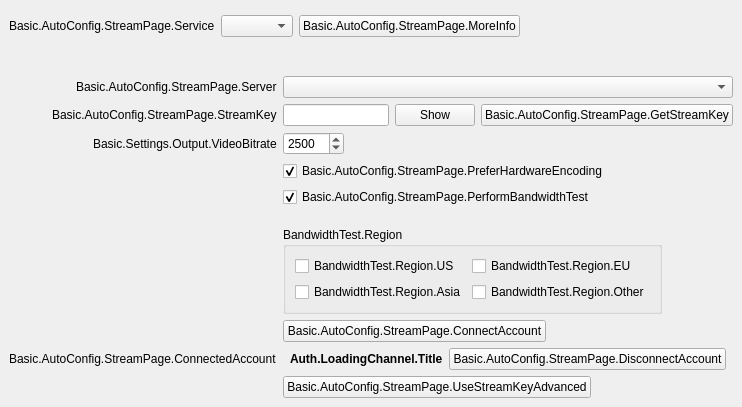
<?xml version="1.0" encoding="UTF-8"?>
<?xml-model href="XML-Schema-Qt5.15.xsd" ?>
<ui version="4.0">
 <class>AutoConfigStreamPage</class>
 <widget class="QWidget" name="AutoConfigStreamPage">
  <property name="geometry">
   <rect>
    <x>0</x>
    <y>0</y>
    <width>692</width>
    <height>407</height>
   </rect>
  </property>
  <property name="windowTitle">
   <string notr="true"/>
  </property>
  <layout class="QVBoxLayout" name="verticalLayout">
   <property name="spacing">
    <number>0</number>
   </property>
   <property name="leftMargin">
    <number>0</number>
   </property>
   <property name="topMargin">
    <number>0</number>
   </property>
   <property name="rightMargin">
    <number>0</number>
   </property>
   <property name="bottomMargin">
    <number>0</number>
   </property>
   <item>
    <widget class="QWidget" name="widget">
     <property name="sizePolicy">
      <sizepolicy hsizetype="Preferred" vsizetype="Maximum">
       <horstretch>0</horstretch>
       <verstretch>0</verstretch>
      </sizepolicy>
     </property>
     <layout class="QFormLayout" name="topLayout">
      <property name="fieldGrowthPolicy">
       <enum>QFormLayout::ExpandingFieldsGrow</enum>
      </property>
      <property name="labelAlignment">
       <set>Qt::AlignRight|Qt::AlignTrailing|Qt::AlignVCenter</set>
      </property>
      <property name="bottomMargin">
       <number>12</number>
      </property>
      <item row="0" column="0">
       <spacer name="horizontalSpacer_6">
        <property name="orientation">
         <enum>Qt::Horizontal</enum>
        </property>
        <property name="sizeType">
         <enum>QSizePolicy::Fixed</enum>
        </property>
        <property name="sizeHint" stdset="0">
         <size>
          <width>87</width>
          <height>0</height>
         </size>
        </property>
       </spacer>
      </item>
      <item row="1" column="0">
       <widget class="QLabel" name="serviceLabel">
        <property name="text">
         <string>Basic.AutoConfig.StreamPage.Service</string>
        </property>
        <property name="buddy">
         <cstring>service</cstring>
        </property>
       </widget>
      </item>
      <item row="1" column="1">
       <widget class="QWidget" name="serviceWidget">
        <layout class="QHBoxLayout" name="serviceWidgetLayout">
         <property name="leftMargin">
          <number>0</number>
         </property>
         <property name="topMargin">
          <number>0</number>
         </property>
         <property name="rightMargin">
          <number>0</number>
         </property>
         <property name="bottomMargin">
          <number>0</number>
         </property>
         <item>
          <widget class="QComboBox" name="service"/>
         </item>
         <item>
          <widget class="UrlPushButton" name="moreInfoButton">
           <property name="text">
            <string>Basic.AutoConfig.StreamPage.MoreInfo</string>
           </property>
          </widget>
         </item>
        </layout>
       </widget>
      </item>
      <item row="2" column="1">
       <spacer name="verticalSpacer">
        <property name="orientation">
         <enum>Qt::Vertical</enum>
        </property>
        <property name="sizeHint" stdset="0">
         <size>
          <width>12</width>
          <height>12</height>
         </size>
        </property>
       </spacer>
      </item>
     </layout>
    </widget>
   </item>
   <item>
    <widget class="QStackedWidget" name="stackedWidget">
     <property name="currentIndex">
      <number>1</number>
     </property>
     <widget class="QWidget" name="loginPage">
      <layout class="QFormLayout" name="loginPageLayout">
       <property name="fieldGrowthPolicy">
        <enum>QFormLayout::ExpandingFieldsGrow</enum>
       </property>
       <property name="labelAlignment">
        <set>Qt::AlignRight|Qt::AlignTrailing|Qt::AlignVCenter</set>
       </property>
       <item row="0" column="0">
        <spacer name="horizontalSpacer_3">
         <property name="orientation">
          <enum>Qt::Horizontal</enum>
         </property>
         <property name="sizeType">
          <enum>QSizePolicy::Fixed</enum>
         </property>
         <property name="sizeHint" stdset="0">
          <size>
           <width>87</width>
           <height>17</height>
          </size>
         </property>
        </spacer>
       </item>
       <item row="0" column="1">
        <layout class="QHBoxLayout" name="horizontalLayout">
         <item>
          <widget class="QPushButton" name="connectAccount">
           <property name="text">
            <string>Basic.AutoConfig.StreamPage.ConnectAccount</string>
           </property>
          </widget>
         </item>
         <item>
          <spacer name="horizontalSpacer_4">
           <property name="orientation">
            <enum>Qt::Horizontal</enum>
           </property>
           <property name="sizeHint" stdset="0">
            <size>
             <width>40</width>
             <height>20</height>
            </size>
           </property>
          </spacer>
         </item>
        </layout>
       </item>
       <item row="1" column="0">
        <spacer name="horizontalSpacer_7">
         <property name="orientation">
          <enum>Qt::Horizontal</enum>
         </property>
         <property name="sizeType">
          <enum>QSizePolicy::Fixed</enum>
         </property>
         <property name="sizeHint" stdset="0">
          <size>
           <width>87</width>
           <height>17</height>
          </size>
         </property>
        </spacer>
       </item>
       <item row="1" column="1">
        <layout class="QHBoxLayout" name="horizontalLayout_5">
         <item>
          <widget class="QPushButton" name="useStreamKey">
           <property name="text">
            <string>Basic.AutoConfig.StreamPage.UseStreamKey</string>
           </property>
          </widget>
         </item>
         <item>
          <spacer name="horizontalSpacer_8">
           <property name="orientation">
            <enum>Qt::Horizontal</enum>
           </property>
           <property name="sizeHint" stdset="0">
            <size>
             <width>40</width>
             <height>20</height>
            </size>
           </property>
          </spacer>
         </item>
        </layout>
       </item>
      </layout>
     </widget>
     <widget class="QWidget" name="streamkeyPage">
      <layout class="QFormLayout" name="streamkeyPageLayout">
       <property name="fieldGrowthPolicy">
        <enum>QFormLayout::ExpandingFieldsGrow</enum>
       </property>
       <property name="labelAlignment">
        <set>Qt::AlignRight|Qt::AlignTrailing|Qt::AlignVCenter</set>
       </property>
       <item row="0" column="0">
        <widget class="QLabel" name="serverLabel">
         <property name="text">
          <string>Basic.AutoConfig.StreamPage.Server</string>
         </property>
        </widget>
       </item>
       <item row="0" column="1">
        <widget class="QStackedWidget" name="serverStackedWidget">
         <property name="currentIndex">
          <number>0</number>
         </property>
         <widget class="QWidget" name="servicePage">
          <layout class="QHBoxLayout" name="horizontalLayout_2">
           <property name="leftMargin">
            <number>0</number>
           </property>
           <property name="topMargin">
            <number>0</number>
           </property>
           <property name="rightMargin">
            <number>0</number>
           </property>
           <property name="bottomMargin">
            <number>0</number>
           </property>
           <item>
            <widget class="QComboBox" name="server"/>
           </item>
          </layout>
         </widget>
         <widget class="QWidget" name="customPage">
          <layout class="QHBoxLayout" name="horizontalLayout_3">
           <property name="leftMargin">
            <number>0</number>
           </property>
           <property name="topMargin">
            <number>0</number>
           </property>
           <property name="rightMargin">
            <number>0</number>
           </property>
           <property name="bottomMargin">
            <number>0</number>
           </property>
           <item>
            <widget class="QLineEdit" name="customServer"/>
           </item>
          </layout>
         </widget>
        </widget>
       </item>
       <item row="1" column="0">
        <widget class="QLabel" name="streamKeyLabel">
         <property name="text">
          <string>Basic.AutoConfig.StreamPage.StreamKey</string>
         </property>
         <property name="openExternalLinks">
          <bool>true</bool>
         </property>
         <property name="buddy">
          <cstring>key</cstring>
         </property>
        </widget>
       </item>
       <item row="1" column="1">
        <widget class="QWidget" name="streamKeyWidget">
         <layout class="QHBoxLayout" name="horizontalLayout_4">
          <property name="leftMargin">
           <number>0</number>
          </property>
          <property name="topMargin">
           <number>0</number>
          </property>
          <property name="rightMargin">
           <number>0</number>
          </property>
          <property name="bottomMargin">
           <number>0</number>
          </property>
          <item>
           <widget class="QLineEdit" name="key">
            <property name="inputMask">
             <string notr="true"/>
            </property>
            <property name="text">
             <string notr="true"/>
            </property>
            <property name="echoMode">
             <enum>QLineEdit::Password</enum>
            </property>
           </widget>
          </item>
          <item>
           <widget class="QPushButton" name="show">
            <property name="text">
             <string>Show</string>
            </property>
           </widget>
          </item>
          <item>
           <widget class="UrlPushButton" name="streamKeyButton">
            <property name="text">
             <string>Basic.AutoConfig.StreamPage.GetStreamKey</string>
            </property>
           </widget>
          </item>
         </layout>
        </widget>
       </item>
       <item row="2" column="0">
        <widget class="QLabel" name="bitrateLabel">
         <property name="text">
          <string>Basic.Settings.Output.VideoBitrate</string>
         </property>
         <property name="buddy">
          <cstring>bitrate</cstring>
         </property>
        </widget>
       </item>
       <item row="2" column="1">
        <widget class="QSpinBox" name="bitrate">
         <property name="suffix">
          <string notr="true"/>
         </property>
         <property name="minimum">
          <number>500</number>
         </property>
         <property name="maximum">
          <number>10000</number>
         </property>
         <property name="value">
          <number>2500</number>
         </property>
        </widget>
       </item>
       <item row="3" column="1">
        <widget class="QCheckBox" name="preferHardware">
         <property name="toolTip">
          <string>Basic.AutoConfig.StreamPage.PreferHardwareEncoding.ToolTip</string>
         </property>
         <property name="text">
          <string>Basic.AutoConfig.StreamPage.PreferHardwareEncoding</string>
         </property>
         <property name="checked">
          <bool>true</bool>
         </property>
        </widget>
       </item>
       <item row="4" column="1">
        <widget class="QCheckBox" name="doBandwidthTest">
         <property name="text">
          <string>Basic.AutoConfig.StreamPage.PerformBandwidthTest</string>
         </property>
         <property name="checked">
          <bool>true</bool>
         </property>
        </widget>
       </item>
       <item row="6" column="1">
        <widget class="QGroupBox" name="region">
         <property name="title">
          <string>BandwidthTest.Region</string>
         </property>
         <layout class="QGridLayout" name="gridLayout">
          <item row="2" column="0">
           <widget class="QCheckBox" name="regionAsia">
            <property name="text">
             <string>BandwidthTest.Region.Asia</string>
            </property>
           </widget>
          </item>
          <item row="0" column="0">
           <widget class="QCheckBox" name="regionUS">
            <property name="text">
             <string>BandwidthTest.Region.US</string>
            </property>
           </widget>
          </item>
          <item row="0" column="1">
           <widget class="QCheckBox" name="regionEU">
            <property name="text">
             <string>BandwidthTest.Region.EU</string>
            </property>
           </widget>
          </item>
          <item row="2" column="1">
           <widget class="QCheckBox" name="regionOther">
            <property name="text">
             <string>BandwidthTest.Region.Other</string>
            </property>
           </widget>
          </item>
         </layout>
        </widget>
       </item>
       <item row="7" column="1">
        <widget class="QPushButton" name="connectAccount2">
         <property name="cursor">
          <cursorshape>PointingHandCursor</cursorshape>
         </property>
         <property name="text">
          <string>Basic.AutoConfig.StreamPage.ConnectAccount</string>
         </property>
        </widget>
       </item>
       <item row="5" column="1">
        <spacer name="verticalSpacer_2">
         <property name="orientation">
          <enum>Qt::Vertical</enum>
         </property>
         <property name="sizeHint" stdset="0">
          <size>
           <width>6</width>
           <height>6</height>
          </size>
         </property>
        </spacer>
       </item>
       <item row="8" column="1">
        <layout class="QHBoxLayout" name="horizontalLayout_6">
         <property name="leftMargin">
          <number>7</number>
         </property>
         <property name="rightMargin">
          <number>7</number>
         </property>
         <item>
          <widget class="QLabel" name="connectedAccountText">
           <property name="font">
            <font>
             <weight>75</weight>
             <bold>true</bold>
            </font>
           </property>
           <property name="text">
            <string>Auth.LoadingChannel.Title</string>
           </property>
          </widget>
         </item>
         <item>
          <widget class="QPushButton" name="disconnectAccount">
           <property name="text">
            <string>Basic.AutoConfig.StreamPage.DisconnectAccount</string>
           </property>
          </widget>
         </item>
        </layout>
       </item>
       <item row="8" column="0">
        <widget class="QLabel" name="connectedAccountLabel">
         <property name="text">
          <string>Basic.AutoConfig.StreamPage.ConnectedAccount</string>
         </property>
        </widget>
       </item>
       <item row="9" column="0">
        <spacer name="horizontalSpacer">
         <property name="orientation">
          <enum>Qt::Horizontal</enum>
         </property>
         <property name="sizeHint" stdset="0">
          <size>
           <width>40</width>
           <height>20</height>
          </size>
         </property>
        </spacer>
       </item>
       <item row="9" column="1">
        <widget class="QPushButton" name="useStreamKeyAdv">
         <property name="text">
          <string>Basic.AutoConfig.StreamPage.UseStreamKeyAdvanced</string>
         </property>
        </widget>
       </item>
      </layout>
     </widget>
    </widget>
   </item>
  </layout>
 </widget>
 <customwidgets>
  <customwidget>
   <class>UrlPushButton</class>
   <extends>QPushButton</extends>
   <header>url-push-button.hpp</header>
  </customwidget>
 </customwidgets>
 <resources/>
 <connections>
  <connection>
   <sender>connectAccount2</sender>
   <signal>clicked()</signal>
   <receiver>connectAccount</receiver>
   <slot>click()</slot>
   <hints>
    <hint type="sourcelabel">
     <x>382</x>
     <y>279</y>
    </hint>
    <hint type="destinationlabel">
     <x>114</x>
     <y>82</y>
    </hint>
   </hints>
  </connection>
 </connections>
</ui>
